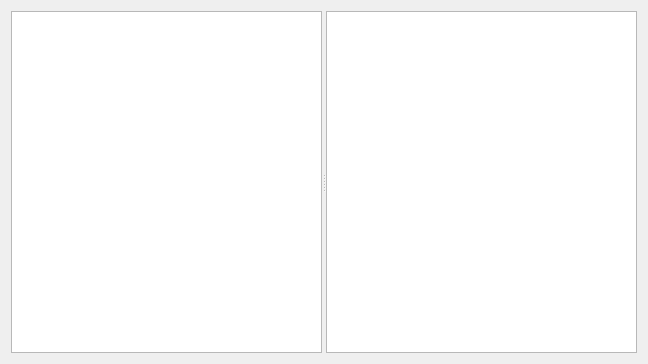
<?xml version="1.0" encoding="UTF-8"?>
<ui version="4.0">
 <class>Dialog</class>
 <widget class="QDialog" name="Dialog">
  <property name="geometry">
   <rect>
    <x>0</x>
    <y>0</y>
    <width>648</width>
    <height>364</height>
   </rect>
  </property>
  <property name="windowTitle">
   <string>Dialog</string>
  </property>
  <layout class="QVBoxLayout" name="verticalLayout">
   <item>
    <widget class="QSplitter" name="splitter">
     <property name="orientation">
      <enum>Qt::Horizontal</enum>
     </property>
     <widget class="QTreeView" name="treeView"/>
     <widget class="QListView" name="listView"/>
    </widget>
   </item>
  </layout>
 </widget>
 <resources/>
 <connections/>
</ui>
